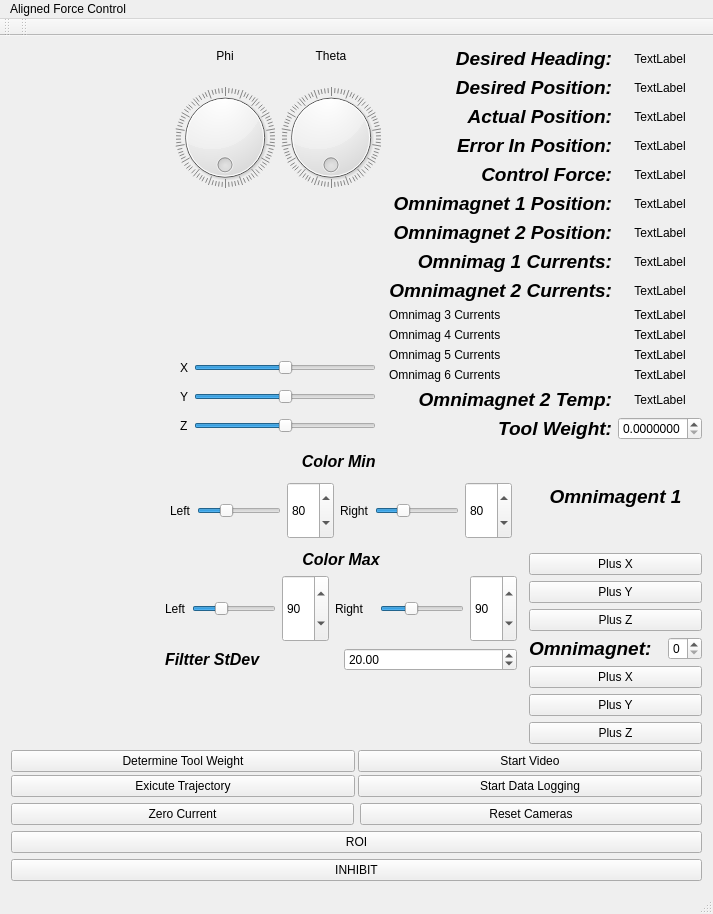
<?xml version="1.0" encoding="UTF-8"?>
<ui version="4.0">
 <class>MainWindow</class>
 <widget class="QMainWindow" name="MainWindow">
  <property name="geometry">
   <rect>
    <x>0</x>
    <y>0</y>
    <width>713</width>
    <height>914</height>
   </rect>
  </property>
  <property name="sizePolicy">
   <sizepolicy hsizetype="MinimumExpanding" vsizetype="MinimumExpanding">
    <horstretch>0</horstretch>
    <verstretch>0</verstretch>
   </sizepolicy>
  </property>
  <property name="windowTitle">
   <string>MainWindow</string>
  </property>
  <widget class="QWidget" name="centralWidget">
   <layout class="QGridLayout" name="gridLayout">
    <item row="2" column="0">
     <layout class="QHBoxLayout" name="horizontalLayout_2">
      <item>
       <widget class="SwitcherButton" name="button_currentBias">
        <property name="text">
         <string>Zero Current</string>
        </property>
       </widget>
      </item>
      <item>
       <widget class="QPushButton" name="button_camReset">
        <property name="text">
         <string>Reset Cameras</string>
        </property>
       </widget>
      </item>
     </layout>
    </item>
    <item row="4" column="0">
     <widget class="SwitcherButton" name="button_Inhibit">
      <property name="text">
       <string>INHIBIT</string>
      </property>
     </widget>
    </item>
    <item row="3" column="0">
     <widget class="SwitcherButton" name="button_ROI">
      <property name="text">
       <string>ROI</string>
      </property>
     </widget>
    </item>
    <item row="1" column="0">
     <layout class="QGridLayout" name="gridLayout_2">
      <property name="spacing">
       <number>3</number>
      </property>
      <item row="1" column="1">
       <widget class="SwitcherButton" name="button_StartDataLogging">
        <property name="text">
         <string>Start Data Logging</string>
        </property>
       </widget>
      </item>
      <item row="0" column="1">
       <widget class="SwitcherButton" name="button_StartVideoRec">
        <property name="text">
         <string>Start Video</string>
        </property>
       </widget>
      </item>
      <item row="0" column="0">
       <widget class="SwitcherButton" name="button_FindWeight">
        <property name="text">
         <string>Determine Tool Weight</string>
        </property>
       </widget>
      </item>
      <item row="1" column="0">
       <widget class="SwitcherButton" name="button_StartDemo">
        <property name="text">
         <string>Exicute Trajectory</string>
        </property>
       </widget>
      </item>
     </layout>
    </item>
    <item row="0" column="0">
     <layout class="QVBoxLayout" name="verticalLayout">
      <property name="margin">
       <number>0</number>
      </property>
      <item>
       <layout class="QHBoxLayout" name="horizontalLayout">
        <property name="spacing">
         <number>6</number>
        </property>
        <item>
         <widget class="VideoDisplayWidget" name="leftCamera" native="true">
          <property name="sizePolicy">
           <sizepolicy hsizetype="MinimumExpanding" vsizetype="MinimumExpanding">
            <horstretch>0</horstretch>
            <verstretch>0</verstretch>
           </sizepolicy>
          </property>
         </widget>
        </item>
        <item>
         <widget class="VideoDisplayWidget" name="rightCamera" native="true">
          <property name="sizePolicy">
           <sizepolicy hsizetype="MinimumExpanding" vsizetype="MinimumExpanding">
            <horstretch>0</horstretch>
            <verstretch>0</verstretch>
           </sizepolicy>
          </property>
         </widget>
        </item>
        <item>
         <spacer name="horizontalSpacer">
          <property name="orientation">
           <enum>Qt::Horizontal</enum>
          </property>
          <property name="sizeHint" stdset="0">
           <size>
            <width>40</width>
            <height>20</height>
           </size>
          </property>
         </spacer>
        </item>
        <item>
         <layout class="QVBoxLayout" name="verticalLayout_2">
          <property name="spacing">
           <number>2</number>
          </property>
          <property name="margin">
           <number>1</number>
          </property>
          <item>
           <layout class="QHBoxLayout" name="horizontalLayout_12">
            <property name="margin">
             <number>1</number>
            </property>
            <item>
             <widget class="QLabel" name="label_19">
              <property name="text">
               <string>Phi</string>
              </property>
              <property name="alignment">
               <set>Qt::AlignCenter</set>
              </property>
             </widget>
            </item>
            <item>
             <widget class="QLabel" name="label_18">
              <property name="text">
               <string>Theta</string>
              </property>
              <property name="alignment">
               <set>Qt::AlignCenter</set>
              </property>
             </widget>
            </item>
           </layout>
          </item>
          <item>
           <layout class="QHBoxLayout" name="horizontalLayout_11">
            <property name="margin">
             <number>1</number>
            </property>
            <item>
             <widget class="QDial" name="dial">
              <property name="sizePolicy">
               <sizepolicy hsizetype="MinimumExpanding" vsizetype="MinimumExpanding">
                <horstretch>0</horstretch>
                <verstretch>0</verstretch>
               </sizepolicy>
              </property>
              <property name="maximum">
               <number>360</number>
              </property>
              <property name="wrapping">
               <bool>true</bool>
              </property>
              <property name="notchesVisible">
               <bool>true</bool>
              </property>
             </widget>
            </item>
            <item>
             <widget class="QDial" name="dial_2">
              <property name="sizePolicy">
               <sizepolicy hsizetype="MinimumExpanding" vsizetype="MinimumExpanding">
                <horstretch>0</horstretch>
                <verstretch>0</verstretch>
               </sizepolicy>
              </property>
              <property name="maximum">
               <number>360</number>
              </property>
              <property name="wrapping">
               <bool>true</bool>
              </property>
              <property name="notchesVisible">
               <bool>true</bool>
              </property>
             </widget>
            </item>
           </layout>
          </item>
          <item>
           <spacer name="verticalSpacer">
            <property name="orientation">
             <enum>Qt::Vertical</enum>
            </property>
            <property name="sizeHint" stdset="0">
             <size>
              <width>20</width>
              <height>40</height>
             </size>
            </property>
           </spacer>
          </item>
          <item>
           <layout class="QHBoxLayout" name="horizontalLayout_13">
            <property name="margin">
             <number>6</number>
            </property>
            <item>
             <widget class="QLabel" name="label_20">
              <property name="text">
               <string>X</string>
              </property>
             </widget>
            </item>
            <item>
             <widget class="QSlider" name="horizontalSliderXPosition">
              <property name="minimum">
               <number>-500</number>
              </property>
              <property name="maximum">
               <number>500</number>
              </property>
              <property name="singleStep">
               <number>1</number>
              </property>
              <property name="orientation">
               <enum>Qt::Horizontal</enum>
              </property>
              <property name="invertedAppearance">
               <bool>false</bool>
              </property>
              <property name="invertedControls">
               <bool>false</bool>
              </property>
              <property name="tickPosition">
               <enum>QSlider::NoTicks</enum>
              </property>
             </widget>
            </item>
           </layout>
          </item>
          <item>
           <layout class="QHBoxLayout" name="horizontalLayout_14">
            <property name="margin">
             <number>6</number>
            </property>
            <item>
             <widget class="QLabel" name="label_21">
              <property name="text">
               <string>Y</string>
              </property>
             </widget>
            </item>
            <item>
             <widget class="QSlider" name="horizontalSliderYPosition">
              <property name="minimum">
               <number>-500</number>
              </property>
              <property name="maximum">
               <number>500</number>
              </property>
              <property name="orientation">
               <enum>Qt::Horizontal</enum>
              </property>
             </widget>
            </item>
           </layout>
          </item>
          <item>
           <layout class="QHBoxLayout" name="horizontalLayout_15">
            <property name="margin">
             <number>6</number>
            </property>
            <item>
             <widget class="QLabel" name="label_22">
              <property name="text">
               <string>Z</string>
              </property>
             </widget>
            </item>
            <item>
             <widget class="QSlider" name="horizontalSliderZPosition">
              <property name="minimum">
               <number>-500</number>
              </property>
              <property name="maximum">
               <number>500</number>
              </property>
              <property name="orientation">
               <enum>Qt::Horizontal</enum>
              </property>
             </widget>
            </item>
           </layout>
          </item>
         </layout>
        </item>
        <item>
         <layout class="QGridLayout" name="gridLayout_3">
          <property name="margin">
           <number>0</number>
          </property>
          <item row="4" column="1">
           <widget class="Vector_Label" name="label_ContForce">
            <property name="sizePolicy">
             <sizepolicy hsizetype="Preferred" vsizetype="MinimumExpanding">
              <horstretch>0</horstretch>
              <verstretch>0</verstretch>
             </sizepolicy>
            </property>
            <property name="text">
             <string>TextLabel</string>
            </property>
            <property name="alignment">
             <set>Qt::AlignCenter</set>
            </property>
           </widget>
          </item>
          <item row="2" column="1">
           <widget class="Vector_Label" name="label_ActPos">
            <property name="sizePolicy">
             <sizepolicy hsizetype="Preferred" vsizetype="MinimumExpanding">
              <horstretch>0</horstretch>
              <verstretch>0</verstretch>
             </sizepolicy>
            </property>
            <property name="text">
             <string>TextLabel</string>
            </property>
            <property name="alignment">
             <set>Qt::AlignCenter</set>
            </property>
           </widget>
          </item>
          <item row="3" column="1">
           <widget class="Vector_Label" name="label_ErrorPos">
            <property name="sizePolicy">
             <sizepolicy hsizetype="Preferred" vsizetype="MinimumExpanding">
              <horstretch>0</horstretch>
              <verstretch>0</verstretch>
             </sizepolicy>
            </property>
            <property name="text">
             <string>TextLabel</string>
            </property>
            <property name="alignment">
             <set>Qt::AlignCenter</set>
            </property>
           </widget>
          </item>
          <item row="8" column="1">
           <widget class="Vector_Label" name="label_Current_2">
            <property name="text">
             <string>TextLabel</string>
            </property>
            <property name="alignment">
             <set>Qt::AlignCenter</set>
            </property>
           </widget>
          </item>
          <item row="0" column="0">
           <widget class="QLabel" name="label_14">
            <property name="font">
             <font>
              <pointsize>14</pointsize>
              <weight>75</weight>
              <italic>true</italic>
              <bold>true</bold>
             </font>
            </property>
            <property name="text">
             <string>Desired Heading:</string>
            </property>
            <property name="alignment">
             <set>Qt::AlignRight|Qt::AlignTrailing|Qt::AlignVCenter</set>
            </property>
           </widget>
          </item>
          <item row="7" column="1">
           <widget class="Vector_Label" name="label_Current_1">
            <property name="sizePolicy">
             <sizepolicy hsizetype="Preferred" vsizetype="Minimum">
              <horstretch>0</horstretch>
              <verstretch>0</verstretch>
             </sizepolicy>
            </property>
            <property name="text">
             <string>TextLabel</string>
            </property>
            <property name="alignment">
             <set>Qt::AlignCenter</set>
            </property>
           </widget>
          </item>
          <item row="3" column="0">
           <widget class="QLabel" name="text_ErrorPos">
            <property name="sizePolicy">
             <sizepolicy hsizetype="Preferred" vsizetype="MinimumExpanding">
              <horstretch>0</horstretch>
              <verstretch>0</verstretch>
             </sizepolicy>
            </property>
            <property name="font">
             <font>
              <pointsize>14</pointsize>
              <weight>75</weight>
              <italic>true</italic>
              <bold>true</bold>
             </font>
            </property>
            <property name="text">
             <string>Error In Position:</string>
            </property>
            <property name="alignment">
             <set>Qt::AlignRight|Qt::AlignTrailing|Qt::AlignVCenter</set>
            </property>
           </widget>
          </item>
          <item row="1" column="0">
           <widget class="QLabel" name="text_DesPos">
            <property name="sizePolicy">
             <sizepolicy hsizetype="Preferred" vsizetype="MinimumExpanding">
              <horstretch>0</horstretch>
              <verstretch>0</verstretch>
             </sizepolicy>
            </property>
            <property name="font">
             <font>
              <pointsize>14</pointsize>
              <weight>75</weight>
              <italic>true</italic>
              <bold>true</bold>
             </font>
            </property>
            <property name="text">
             <string>Desired Position:</string>
            </property>
            <property name="alignment">
             <set>Qt::AlignRight|Qt::AlignTrailing|Qt::AlignVCenter</set>
            </property>
           </widget>
          </item>
          <item row="14" column="0">
           <widget class="QLabel" name="label_10">
            <property name="sizePolicy">
             <sizepolicy hsizetype="Preferred" vsizetype="MinimumExpanding">
              <horstretch>0</horstretch>
              <verstretch>0</verstretch>
             </sizepolicy>
            </property>
            <property name="font">
             <font>
              <pointsize>14</pointsize>
              <weight>75</weight>
              <italic>true</italic>
              <bold>true</bold>
             </font>
            </property>
            <property name="text">
             <string>Tool Weight:</string>
            </property>
            <property name="alignment">
             <set>Qt::AlignRight|Qt::AlignTrailing|Qt::AlignVCenter</set>
            </property>
           </widget>
          </item>
          <item row="4" column="0">
           <widget class="QLabel" name="label_9">
            <property name="sizePolicy">
             <sizepolicy hsizetype="Preferred" vsizetype="MinimumExpanding">
              <horstretch>0</horstretch>
              <verstretch>0</verstretch>
             </sizepolicy>
            </property>
            <property name="font">
             <font>
              <pointsize>14</pointsize>
              <weight>75</weight>
              <italic>true</italic>
              <bold>true</bold>
             </font>
            </property>
            <property name="text">
             <string>Control Force:</string>
            </property>
            <property name="alignment">
             <set>Qt::AlignRight|Qt::AlignTrailing|Qt::AlignVCenter</set>
            </property>
           </widget>
          </item>
          <item row="7" column="0">
           <widget class="QLabel" name="label">
            <property name="sizePolicy">
             <sizepolicy hsizetype="Preferred" vsizetype="Minimum">
              <horstretch>0</horstretch>
              <verstretch>0</verstretch>
             </sizepolicy>
            </property>
            <property name="font">
             <font>
              <pointsize>14</pointsize>
              <weight>75</weight>
              <italic>true</italic>
              <bold>true</bold>
             </font>
            </property>
            <property name="text">
             <string>Omnimag 1 Currents:</string>
            </property>
            <property name="alignment">
             <set>Qt::AlignRight|Qt::AlignTrailing|Qt::AlignVCenter</set>
            </property>
           </widget>
          </item>
          <item row="6" column="0">
           <widget class="QLabel" name="label_17">
            <property name="font">
             <font>
              <pointsize>14</pointsize>
              <weight>75</weight>
              <italic>true</italic>
              <bold>true</bold>
             </font>
            </property>
            <property name="text">
             <string>Omnimagnet 2 Position:</string>
            </property>
            <property name="alignment">
             <set>Qt::AlignRight|Qt::AlignTrailing|Qt::AlignVCenter</set>
            </property>
           </widget>
          </item>
          <item row="5" column="1">
           <widget class="Vector_Label" name="omni1_pos">
            <property name="text">
             <string>TextLabel</string>
            </property>
            <property name="alignment">
             <set>Qt::AlignCenter</set>
            </property>
           </widget>
          </item>
          <item row="1" column="1">
           <widget class="Vector_Label" name="label_DesPos">
            <property name="sizePolicy">
             <sizepolicy hsizetype="Preferred" vsizetype="MinimumExpanding">
              <horstretch>0</horstretch>
              <verstretch>0</verstretch>
             </sizepolicy>
            </property>
            <property name="text">
             <string>TextLabel</string>
            </property>
            <property name="alignment">
             <set>Qt::AlignCenter</set>
            </property>
           </widget>
          </item>
          <item row="5" column="0">
           <widget class="QLabel" name="label_15">
            <property name="font">
             <font>
              <pointsize>14</pointsize>
              <weight>75</weight>
              <italic>true</italic>
              <bold>true</bold>
             </font>
            </property>
            <property name="text">
             <string>Omnimagnet 1 Position:</string>
            </property>
            <property name="alignment">
             <set>Qt::AlignRight|Qt::AlignTrailing|Qt::AlignVCenter</set>
            </property>
           </widget>
          </item>
          <item row="0" column="1">
           <widget class="Vector_Label" name="label_heading">
            <property name="text">
             <string>TextLabel</string>
            </property>
            <property name="alignment">
             <set>Qt::AlignCenter</set>
            </property>
           </widget>
          </item>
          <item row="13" column="1">
           <widget class="Vector_Label" name="label_Temp_2">
            <property name="text">
             <string>TextLabel</string>
            </property>
            <property name="alignment">
             <set>Qt::AlignCenter</set>
            </property>
           </widget>
          </item>
          <item row="6" column="1">
           <widget class="Vector_Label" name="omni2_pos">
            <property name="text">
             <string>TextLabel</string>
            </property>
            <property name="alignment">
             <set>Qt::AlignCenter</set>
            </property>
           </widget>
          </item>
          <item row="14" column="1">
           <widget class="QDoubleSpinBox" name="doubleSpinBox">
            <property name="sizePolicy">
             <sizepolicy hsizetype="Minimum" vsizetype="MinimumExpanding">
              <horstretch>0</horstretch>
              <verstretch>0</verstretch>
             </sizepolicy>
            </property>
            <property name="decimals">
             <number>7</number>
            </property>
            <property name="maximum">
             <double>1.000000000000000</double>
            </property>
            <property name="singleStep">
             <double>0.000100000000000</double>
            </property>
           </widget>
          </item>
          <item row="13" column="0">
           <widget class="QLabel" name="label_13">
            <property name="font">
             <font>
              <pointsize>14</pointsize>
              <weight>75</weight>
              <italic>true</italic>
              <bold>true</bold>
             </font>
            </property>
            <property name="text">
             <string>Omnimagnet 2 Temp:</string>
            </property>
            <property name="alignment">
             <set>Qt::AlignRight|Qt::AlignTrailing|Qt::AlignVCenter</set>
            </property>
           </widget>
          </item>
          <item row="2" column="0">
           <widget class="QLabel" name="text_ActPos">
            <property name="sizePolicy">
             <sizepolicy hsizetype="Preferred" vsizetype="MinimumExpanding">
              <horstretch>0</horstretch>
              <verstretch>0</verstretch>
             </sizepolicy>
            </property>
            <property name="font">
             <font>
              <pointsize>14</pointsize>
              <weight>75</weight>
              <italic>true</italic>
              <bold>true</bold>
             </font>
            </property>
            <property name="text">
             <string>Actual Position:</string>
            </property>
            <property name="alignment">
             <set>Qt::AlignRight|Qt::AlignTrailing|Qt::AlignVCenter</set>
            </property>
           </widget>
          </item>
          <item row="8" column="0">
           <widget class="QLabel" name="label_16">
            <property name="font">
             <font>
              <pointsize>14</pointsize>
              <weight>75</weight>
              <italic>true</italic>
              <bold>true</bold>
             </font>
            </property>
            <property name="text">
             <string>Omnimagnet 2 Currents:</string>
            </property>
            <property name="alignment">
             <set>Qt::AlignRight|Qt::AlignTrailing|Qt::AlignVCenter</set>
            </property>
           </widget>
          </item>
          <item row="9" column="0">
           <widget class="QLabel" name="label_23">
            <property name="text">
             <string>Omnimag 3 Currents</string>
            </property>
           </widget>
          </item>
          <item row="10" column="0">
           <widget class="QLabel" name="label_24">
            <property name="text">
             <string>Omnimag 4 Currents</string>
            </property>
           </widget>
          </item>
          <item row="11" column="0">
           <widget class="QLabel" name="label_25">
            <property name="text">
             <string>Omnimag 5 Currents</string>
            </property>
           </widget>
          </item>
          <item row="12" column="0">
           <widget class="QLabel" name="label_26">
            <property name="text">
             <string>Omnimag 6 Currents</string>
            </property>
           </widget>
          </item>
          <item row="9" column="1">
           <widget class="Vector_Label" name="label_Current_3">
            <property name="text">
             <string>TextLabel</string>
            </property>
            <property name="alignment">
             <set>Qt::AlignCenter</set>
            </property>
           </widget>
          </item>
          <item row="10" column="1">
           <widget class="Vector_Label" name="label_Current_4">
            <property name="text">
             <string>TextLabel</string>
            </property>
            <property name="alignment">
             <set>Qt::AlignCenter</set>
            </property>
           </widget>
          </item>
          <item row="11" column="1">
           <widget class="Vector_Label" name="label_Current_5">
            <property name="text">
             <string>TextLabel</string>
            </property>
            <property name="alignment">
             <set>Qt::AlignCenter</set>
            </property>
           </widget>
          </item>
          <item row="12" column="1">
           <widget class="Vector_Label" name="label_Current_6">
            <property name="text">
             <string>TextLabel</string>
            </property>
            <property name="alignment">
             <set>Qt::AlignCenter</set>
            </property>
           </widget>
          </item>
         </layout>
        </item>
       </layout>
      </item>
      <item>
       <layout class="QHBoxLayout" name="horizontalLayout_3">
        <property name="topMargin">
         <number>0</number>
        </property>
        <property name="bottomMargin">
         <number>0</number>
        </property>
        <item>
         <widget class="VideoDisplayWidget" name="leftFilterImage" native="true">
          <property name="sizePolicy">
           <sizepolicy hsizetype="MinimumExpanding" vsizetype="MinimumExpanding">
            <horstretch>50</horstretch>
            <verstretch>50</verstretch>
           </sizepolicy>
          </property>
          <property name="sizeIncrement">
           <size>
            <width>100</width>
            <height>100</height>
           </size>
          </property>
          <property name="baseSize">
           <size>
            <width>400</width>
            <height>400</height>
           </size>
          </property>
         </widget>
        </item>
        <item>
         <widget class="VideoDisplayWidget" name="rightFieterImage" native="true">
          <property name="sizePolicy">
           <sizepolicy hsizetype="Preferred" vsizetype="Preferred">
            <horstretch>50</horstretch>
            <verstretch>50</verstretch>
           </sizepolicy>
          </property>
          <property name="sizeIncrement">
           <size>
            <width>100</width>
            <height>100</height>
           </size>
          </property>
          <property name="baseSize">
           <size>
            <width>400</width>
            <height>400</height>
           </size>
          </property>
         </widget>
        </item>
        <item>
         <spacer name="horizontalSpacer_2">
          <property name="orientation">
           <enum>Qt::Horizontal</enum>
          </property>
          <property name="sizeHint" stdset="0">
           <size>
            <width>40</width>
            <height>20</height>
           </size>
          </property>
         </spacer>
        </item>
        <item>
         <layout class="QVBoxLayout" name="verticalLayout_4">
          <property name="spacing">
           <number>6</number>
          </property>
          <property name="margin">
           <number>6</number>
          </property>
          <item>
           <widget class="QLabel" name="label_2">
            <property name="font">
             <font>
              <pointsize>12</pointsize>
              <weight>75</weight>
              <italic>true</italic>
              <bold>true</bold>
             </font>
            </property>
            <property name="text">
             <string>Color Min </string>
            </property>
            <property name="alignment">
             <set>Qt::AlignCenter</set>
            </property>
           </widget>
          </item>
          <item>
           <layout class="QHBoxLayout" name="horizontalLayout_4">
            <property name="margin">
             <number>5</number>
            </property>
            <item>
             <layout class="QHBoxLayout" name="horizontalLayout_8">
              <property name="margin">
               <number>0</number>
              </property>
              <item>
               <widget class="QLabel" name="label_6">
                <property name="sizePolicy">
                 <sizepolicy hsizetype="Preferred" vsizetype="Minimum">
                  <horstretch>0</horstretch>
                  <verstretch>0</verstretch>
                 </sizepolicy>
                </property>
                <property name="text">
                 <string>Left</string>
                </property>
               </widget>
              </item>
              <item>
               <widget class="QSlider" name="horizontalSliderColorMinLeft">
                <property name="sizePolicy">
                 <sizepolicy hsizetype="Fixed" vsizetype="MinimumExpanding">
                  <horstretch>0</horstretch>
                  <verstretch>0</verstretch>
                 </sizepolicy>
                </property>
                <property name="maximum">
                 <number>255</number>
                </property>
                <property name="value">
                 <number>80</number>
                </property>
                <property name="orientation">
                 <enum>Qt::Horizontal</enum>
                </property>
               </widget>
              </item>
              <item>
               <widget class="QSpinBox" name="spinBoxColorMinLeft">
                <property name="sizePolicy">
                 <sizepolicy hsizetype="Minimum" vsizetype="Minimum">
                  <horstretch>0</horstretch>
                  <verstretch>0</verstretch>
                 </sizepolicy>
                </property>
                <property name="maximum">
                 <number>255</number>
                </property>
                <property name="value">
                 <number>80</number>
                </property>
               </widget>
              </item>
             </layout>
            </item>
            <item>
             <layout class="QVBoxLayout" name="verticalLayout_5">
              <property name="spacing">
               <number>1</number>
              </property>
              <property name="margin">
               <number>0</number>
              </property>
              <item>
               <layout class="QHBoxLayout" name="horizontalLayout_7">
                <item>
                 <widget class="QLabel" name="label_5">
                  <property name="sizePolicy">
                   <sizepolicy hsizetype="Preferred" vsizetype="MinimumExpanding">
                    <horstretch>0</horstretch>
                    <verstretch>0</verstretch>
                   </sizepolicy>
                  </property>
                  <property name="text">
                   <string>Right</string>
                  </property>
                 </widget>
                </item>
                <item>
                 <widget class="QSlider" name="horizontalSliderColorMinRight">
                  <property name="sizePolicy">
                   <sizepolicy hsizetype="Fixed" vsizetype="MinimumExpanding">
                    <horstretch>0</horstretch>
                    <verstretch>0</verstretch>
                   </sizepolicy>
                  </property>
                  <property name="maximum">
                   <number>255</number>
                  </property>
                  <property name="value">
                   <number>78</number>
                  </property>
                  <property name="sliderPosition">
                   <number>78</number>
                  </property>
                  <property name="orientation">
                   <enum>Qt::Horizontal</enum>
                  </property>
                 </widget>
                </item>
                <item>
                 <widget class="QSpinBox" name="spinBoxColorMinRight">
                  <property name="sizePolicy">
                   <sizepolicy hsizetype="Minimum" vsizetype="MinimumExpanding">
                    <horstretch>0</horstretch>
                    <verstretch>0</verstretch>
                   </sizepolicy>
                  </property>
                  <property name="minimum">
                   <number>0</number>
                  </property>
                  <property name="maximum">
                   <number>255</number>
                  </property>
                  <property name="value">
                   <number>80</number>
                  </property>
                 </widget>
                </item>
               </layout>
              </item>
             </layout>
            </item>
           </layout>
          </item>
          <item>
           <widget class="QLabel" name="label_3">
            <property name="font">
             <font>
              <pointsize>12</pointsize>
              <weight>75</weight>
              <italic>true</italic>
              <bold>true</bold>
             </font>
            </property>
            <property name="text">
             <string>Color Max</string>
            </property>
            <property name="alignment">
             <set>Qt::AlignCenter</set>
            </property>
           </widget>
          </item>
          <item>
           <layout class="QHBoxLayout" name="horizontalLayout_5">
            <property name="margin">
             <number>0</number>
            </property>
            <item>
             <layout class="QVBoxLayout" name="verticalLayout_6">
              <property name="spacing">
               <number>1</number>
              </property>
              <property name="margin">
               <number>0</number>
              </property>
              <item>
               <layout class="QHBoxLayout" name="horizontalLayout_9">
                <property name="margin">
                 <number>0</number>
                </property>
                <item>
                 <layout class="QHBoxLayout" name="horizontalLayout_10">
                  <property name="margin">
                   <number>0</number>
                  </property>
                  <item>
                   <widget class="QLabel" name="label_8">
                    <property name="sizePolicy">
                     <sizepolicy hsizetype="Preferred" vsizetype="MinimumExpanding">
                      <horstretch>0</horstretch>
                      <verstretch>0</verstretch>
                     </sizepolicy>
                    </property>
                    <property name="text">
                     <string>Left</string>
                    </property>
                   </widget>
                  </item>
                  <item>
                   <widget class="QSlider" name="horizontalSliderColorMaxLeft">
                    <property name="sizePolicy">
                     <sizepolicy hsizetype="Fixed" vsizetype="Fixed">
                      <horstretch>0</horstretch>
                      <verstretch>0</verstretch>
                     </sizepolicy>
                    </property>
                    <property name="maximum">
                     <number>255</number>
                    </property>
                    <property name="value">
                     <number>80</number>
                    </property>
                    <property name="orientation">
                     <enum>Qt::Horizontal</enum>
                    </property>
                   </widget>
                  </item>
                  <item>
                   <widget class="QSpinBox" name="spinBoxColorMaxLeft">
                    <property name="sizePolicy">
                     <sizepolicy hsizetype="Minimum" vsizetype="MinimumExpanding">
                      <horstretch>0</horstretch>
                      <verstretch>0</verstretch>
                     </sizepolicy>
                    </property>
                    <property name="maximum">
                     <number>255</number>
                    </property>
                    <property name="value">
                     <number>90</number>
                    </property>
                   </widget>
                  </item>
                 </layout>
                </item>
                <item>
                 <widget class="QLabel" name="label_7">
                  <property name="sizePolicy">
                   <sizepolicy hsizetype="Preferred" vsizetype="MinimumExpanding">
                    <horstretch>0</horstretch>
                    <verstretch>0</verstretch>
                   </sizepolicy>
                  </property>
                  <property name="text">
                   <string>Right</string>
                  </property>
                 </widget>
                </item>
                <item>
                 <widget class="QSlider" name="horizontalSliderColorMaxRight">
                  <property name="sizePolicy">
                   <sizepolicy hsizetype="Fixed" vsizetype="Fixed">
                    <horstretch>0</horstretch>
                    <verstretch>0</verstretch>
                   </sizepolicy>
                  </property>
                  <property name="maximum">
                   <number>255</number>
                  </property>
                  <property name="value">
                   <number>90</number>
                  </property>
                  <property name="sliderPosition">
                   <number>90</number>
                  </property>
                  <property name="orientation">
                   <enum>Qt::Horizontal</enum>
                  </property>
                 </widget>
                </item>
                <item>
                 <widget class="QSpinBox" name="spinBoxColorMaxRight">
                  <property name="sizePolicy">
                   <sizepolicy hsizetype="Minimum" vsizetype="MinimumExpanding">
                    <horstretch>0</horstretch>
                    <verstretch>0</verstretch>
                   </sizepolicy>
                  </property>
                  <property name="maximum">
                   <number>255</number>
                  </property>
                  <property name="value">
                   <number>90</number>
                  </property>
                 </widget>
                </item>
               </layout>
              </item>
             </layout>
            </item>
           </layout>
          </item>
          <item>
           <layout class="QHBoxLayout" name="horizontalLayout_6">
            <property name="margin">
             <number>0</number>
            </property>
            <item>
             <widget class="QLabel" name="label_4">
              <property name="font">
               <font>
                <pointsize>12</pointsize>
                <weight>75</weight>
                <italic>true</italic>
                <bold>true</bold>
               </font>
              </property>
              <property name="text">
               <string>Filtter StDev</string>
              </property>
             </widget>
            </item>
            <item>
             <widget class="QDoubleSpinBox" name="doubleSpinBoxFilter">
              <property name="value">
               <double>20.000000000000000</double>
              </property>
             </widget>
            </item>
           </layout>
          </item>
          <item>
           <spacer name="verticalSpacer_2">
            <property name="orientation">
             <enum>Qt::Vertical</enum>
            </property>
            <property name="sizeHint" stdset="0">
             <size>
              <width>20</width>
              <height>40</height>
             </size>
            </property>
           </spacer>
          </item>
         </layout>
        </item>
        <item>
         <layout class="QVBoxLayout" name="verticalLayout_7">
          <property name="margin">
           <number>0</number>
          </property>
          <item>
           <widget class="QLabel" name="label_12">
            <property name="sizePolicy">
             <sizepolicy hsizetype="Preferred" vsizetype="Minimum">
              <horstretch>0</horstretch>
              <verstretch>0</verstretch>
             </sizepolicy>
            </property>
            <property name="font">
             <font>
              <pointsize>14</pointsize>
              <weight>75</weight>
              <italic>true</italic>
              <bold>true</bold>
             </font>
            </property>
            <property name="text">
             <string>Omnimagent 1</string>
            </property>
            <property name="alignment">
             <set>Qt::AlignCenter</set>
            </property>
           </widget>
          </item>
          <item>
           <widget class="SwitcherButton" name="button_o1_PlusX">
            <property name="text">
             <string>Plus X</string>
            </property>
           </widget>
          </item>
          <item>
           <widget class="SwitcherButton" name="button_o1_PlusY">
            <property name="text">
             <string>Plus Y</string>
            </property>
           </widget>
          </item>
          <item>
           <widget class="SwitcherButton" name="button_o1_PlusZ">
            <property name="text">
             <string>Plus Z</string>
            </property>
           </widget>
          </item>
          <item>
           <layout class="QHBoxLayout" name="horizontalLayout_16">
            <item>
             <widget class="QLabel" name="label_11">
              <property name="font">
               <font>
                <pointsize>14</pointsize>
                <weight>75</weight>
                <italic>true</italic>
                <bold>true</bold>
               </font>
              </property>
              <property name="text">
               <string>Omnimagnet:  </string>
              </property>
              <property name="alignment">
               <set>Qt::AlignCenter</set>
              </property>
             </widget>
            </item>
            <item>
             <widget class="QSpinBox" name="spin_whichOmni">
              <property name="maximum">
               <number>6</number>
              </property>
             </widget>
            </item>
           </layout>
          </item>
          <item>
           <widget class="SwitcherButton" name="button_o2_PlusX">
            <property name="text">
             <string>Plus X</string>
            </property>
           </widget>
          </item>
          <item>
           <widget class="SwitcherButton" name="button_o2_PlusY">
            <property name="text">
             <string>Plus Y</string>
            </property>
           </widget>
          </item>
          <item>
           <widget class="SwitcherButton" name="button_o2_PlusZ">
            <property name="text">
             <string>Plus Z</string>
            </property>
           </widget>
          </item>
         </layout>
        </item>
        <item>
         <layout class="QVBoxLayout" name="verticalLayout_3"/>
        </item>
       </layout>
      </item>
     </layout>
    </item>
   </layout>
  </widget>
  <widget class="QMenuBar" name="menuBar">
   <property name="geometry">
    <rect>
     <x>0</x>
     <y>0</y>
     <width>713</width>
     <height>25</height>
    </rect>
   </property>
   <widget class="QMenu" name="menuAligned_Force_Control">
    <property name="title">
     <string>Aligned Force Control</string>
    </property>
   </widget>
   <addaction name="menuAligned_Force_Control"/>
  </widget>
  <widget class="QToolBar" name="mainToolBar">
   <attribute name="toolBarArea">
    <enum>TopToolBarArea</enum>
   </attribute>
   <attribute name="toolBarBreak">
    <bool>false</bool>
   </attribute>
  </widget>
  <widget class="QStatusBar" name="statusBar"/>
  <widget class="QToolBar" name="toolBar">
   <property name="windowTitle">
    <string>toolBar</string>
   </property>
   <attribute name="toolBarArea">
    <enum>TopToolBarArea</enum>
   </attribute>
   <attribute name="toolBarBreak">
    <bool>false</bool>
   </attribute>
  </widget>
 </widget>
 <layoutdefault spacing="6" margin="11"/>
 <customwidgets>
  <customwidget>
   <class>VideoDisplayWidget</class>
   <extends>QWidget</extends>
   <header>GUI/VideoDisplayWidget.h</header>
   <container>1</container>
  </customwidget>
  <customwidget>
   <class>SwitcherButton</class>
   <extends>QPushButton</extends>
   <header>GUI/InterfaceButtons.h</header>
  </customwidget>
  <customwidget>
   <class>Vector_Label</class>
   <extends>QLabel</extends>
   <header>GUI/Vector_Label.h</header>
  </customwidget>
 </customwidgets>
 <resources/>
 <connections>
  <connection>
   <sender>horizontalSliderColorMaxRight</sender>
   <signal>valueChanged(int)</signal>
   <receiver>spinBoxColorMaxRight</receiver>
   <slot>setValue(int)</slot>
   <hints>
    <hint type="sourcelabel">
     <x>455</x>
     <y>316</y>
    </hint>
    <hint type="destinationlabel">
     <x>536</x>
     <y>316</y>
    </hint>
   </hints>
  </connection>
  <connection>
   <sender>horizontalSliderColorMinRight</sender>
   <signal>valueChanged(int)</signal>
   <receiver>spinBoxColorMinRight</receiver>
   <slot>setValue(int)</slot>
   <hints>
    <hint type="sourcelabel">
     <x>455</x>
     <y>271</y>
    </hint>
    <hint type="destinationlabel">
     <x>536</x>
     <y>271</y>
    </hint>
   </hints>
  </connection>
  <connection>
   <sender>spinBoxColorMaxRight</sender>
   <signal>valueChanged(int)</signal>
   <receiver>horizontalSliderColorMaxRight</receiver>
   <slot>setValue(int)</slot>
   <hints>
    <hint type="sourcelabel">
     <x>536</x>
     <y>316</y>
    </hint>
    <hint type="destinationlabel">
     <x>455</x>
     <y>316</y>
    </hint>
   </hints>
  </connection>
  <connection>
   <sender>spinBoxColorMinRight</sender>
   <signal>valueChanged(int)</signal>
   <receiver>horizontalSliderColorMinRight</receiver>
   <slot>setValue(int)</slot>
   <hints>
    <hint type="sourcelabel">
     <x>536</x>
     <y>271</y>
    </hint>
    <hint type="destinationlabel">
     <x>455</x>
     <y>271</y>
    </hint>
   </hints>
  </connection>
  <connection>
   <sender>horizontalSliderColorMaxLeft</sender>
   <signal>valueChanged(int)</signal>
   <receiver>spinBoxColorMaxLeft</receiver>
   <slot>setValue(int)</slot>
   <hints>
    <hint type="sourcelabel">
     <x>451</x>
     <y>301</y>
    </hint>
    <hint type="destinationlabel">
     <x>538</x>
     <y>301</y>
    </hint>
   </hints>
  </connection>
  <connection>
   <sender>horizontalSliderColorMinLeft</sender>
   <signal>valueChanged(int)</signal>
   <receiver>spinBoxColorMinLeft</receiver>
   <slot>setValue(int)</slot>
   <hints>
    <hint type="sourcelabel">
     <x>449</x>
     <y>242</y>
    </hint>
    <hint type="destinationlabel">
     <x>534</x>
     <y>242</y>
    </hint>
   </hints>
  </connection>
  <connection>
   <sender>spinBoxColorMinLeft</sender>
   <signal>valueChanged(int)</signal>
   <receiver>horizontalSliderColorMinLeft</receiver>
   <slot>setValue(int)</slot>
   <hints>
    <hint type="sourcelabel">
     <x>534</x>
     <y>242</y>
    </hint>
    <hint type="destinationlabel">
     <x>449</x>
     <y>242</y>
    </hint>
   </hints>
  </connection>
  <connection>
   <sender>spinBoxColorMaxLeft</sender>
   <signal>valueChanged(int)</signal>
   <receiver>horizontalSliderColorMaxLeft</receiver>
   <slot>setValue(int)</slot>
   <hints>
    <hint type="sourcelabel">
     <x>538</x>
     <y>301</y>
    </hint>
    <hint type="destinationlabel">
     <x>451</x>
     <y>301</y>
    </hint>
   </hints>
  </connection>
 </connections>
</ui>
